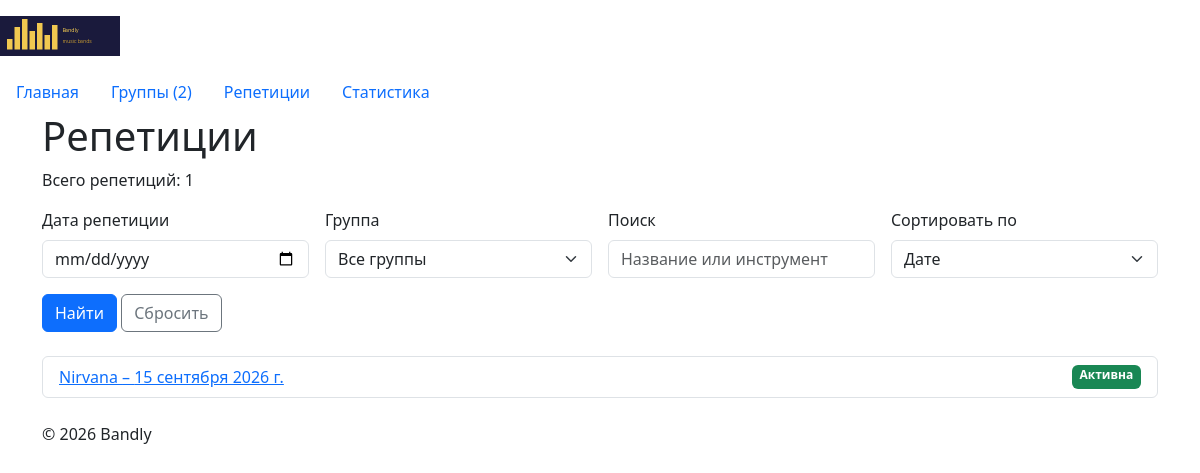
Screenshot of /rehearsals/ with the database file from the repository.
### rehearsals/models.py (models this page shows, shortened)
class Rehearsal(models.Model):
    class Status(models.TextChoices):
        ACTIVE = "active", "Активна"
        CANCELLED = "cancelled", "Отменена"
        COMPLETED = "completed", "Завершена"
    band = models.ForeignKey(
        "bands.Band",
        on_delete=models.PROTECT,
        related_name="rehearsals",
        verbose_name="Группа",
    )
    rehearsal_date = models.DateField(
        verbose_name="Дата репетиции",
    )
    participants = models.PositiveIntegerField(
        default=0,
        verbose_name="Число участников",
        help_text="Укажите планируемое число участников репетиции.",
    )
    status = models.CharField(
        max_length=12,
        choices=Status.choices,
        default=Status.ACTIVE,
        verbose_name="Статус репетиции",
    )
    objects = RehearsalManager()
    class Meta:
        ordering = ["rehearsal_date", "pk"]
        verbose_name = "Репетиция"
        verbose_name_plural = "Репетиции"

### rehearsals/views.py (the view, shortened to what this page needs)
# urls.py: path("", views.rehearsal_list, name="list"),
def rehearsal_list(request):
    booking_date = request.GET.get("date", "").strip()
    band_id = request.GET.get("band", "").strip()
    query = request.GET.get("q", "").strip()
    sort = request.GET.get("sort", "date")
    error = None
    rehearsals_data = Rehearsal.objects.active()
    if band_id.isdigit():
        rehearsals_data = rehearsals_data.filter(
            band_id=int(band_id),
        )
    if query:
        rehearsals_data = rehearsals_data.filter(
            Q(band__name__icontains=query)
            | Q(band__required_instrument__icontains=query),
        )
    sort_field = SORT_FIELDS.get(sort, "rehearsal_date")
    rehearsals_data = (
        rehearsals_data.annotate(
            band_name=F("band__name"),
        )
        .values(
            "id",
            "rehearsal_date",
            "participants",
            "status",
            "band_name",
        )
        .order_by(sort_field, "id")
    )
    paginator = Paginator(rehearsals_data, 5)
    page_obj = paginator.get_page(request.GET.get("page"))
    context = {
        "rehearsals": page_obj,
        "page_obj": page_obj,
        "booking_date": booking_date,
        "selected_band": band_id,
        "query": query,
        "sort": sort if sort in SORT_FIELDS else "date",
        "bands": Band.objects.order_by("name"),
        "error": error,
    }
    return render(request, "rehearsals/rehearsal_list.html", context)

### bands/context_processors.py (called while the page is built)
def band_context(request):
    bands_count = Band.objects.count()
    return {
        "site_name": "Bandly",
        "bands_count": bands_count,
    }

### rehearsals/models.py (called while the page is built)
    def active(self):
        return self.filter(status=self.model.Status.ACTIVE)

### rehearsals/templates/rehearsals/rehearsal_list.html (shortened to what this page needs)
{% extends "base.html" %}
{% block content %}
 <h1>Репетиции</h1>
 <p>
 Всего репетиций: {{ page_obj.paginator.count }}
 </p>
 <form method="get" class="mb-4">
  <div class="row g-3 align-items-end">
   <div class="col-md-3">
    <label for="date" class="form-label">Дата репетиции</label>
    <input type="date" id="date" name="date" class="form-control" value="{{ booking_date }}">
   </div>
   <div class="col-md-3">
    <label for="band" class="form-label">Группа</label>
    <select id="band" name="band" class="form-select">
     <option value="">Все группы</option>
    </select>
   </div>
   <div class="col-md-3">
    <label for="q" class="form-label">Поиск</label>
    <input type="text" id="q" name="q" class="form-control" value="{{ query }}" placeholder="Название или инструмент">
   </div>
   <div class="col-md-3">
    <label for="sort" class="form-label">Сортировать по</label>
    <select id="sort" name="sort" class="form-select">
     <option value="date"{% if sort == "date" %} selected{% endif %}>Дате</option>
    </select>
   </div>
   <div class="col-md-3">
    <button type="submit" class="btn btn-primary">Найти</button>
    <a href="{% url 'rehearsals:list' %}" class="btn btn-outline-secondary">Сбросить</a>
   </div>
  </div>
 </form>
 <ul class="list-group">
 {% for rehearsal in rehearsals %}
  <li class="list-group-item d-flex justify-content-between">
   <a href="{% url 'rehearsals:detail' rehearsal.id %}">
    {{ rehearsal.band_name }} – {{ rehearsal.rehearsal_date }}
   </a>
   {% include "rehearsals/includes/rehearsal_status.html" %}
  </li>
 {% empty %}
  <li class="list-group-item">
   Репетиции не найдены.
  </li>
 {% endfor %}
 </ul>
{% endblock %}

### rehearsals/templates/rehearsals/includes/rehearsal_status.html
{% if rehearsal.status == "cancelled" %}
 <span class="badge bg-secondary rehearsal-status rehearsal-status-cancelled">
 Отменена
 </span>
{% elif rehearsal.status == "completed" %}
 <span class="badge bg-info rehearsal-status rehearsal-status-completed">
 Завершена
 </span>
{% elif rehearsal.status == "active" %}
 <span class="badge bg-success rehearsal-status rehearsal-status-active">
 Активна
 </span>
{% else %}
 <span class="badge bg-warning rehearsal-status rehearsal-status-unknown">
 Статус неизвестен
 </span>
{% endif %}

### homepage/static/homepage/css/style.css (style rules this page uses)
body { min-height: 100vh; }
.rehearsal-status { font-weight: 600; }

### rows the page displays
Rehearsal: band_name "Nirvana", rehearsal_date "15 сентября 2026 г.", status "Активна"

### other values shown
{{ bands_count }} "2"
{{ page_obj.paginator.count }} "1"
{{ site_name|default:"Bandly" }} "Bandly"
